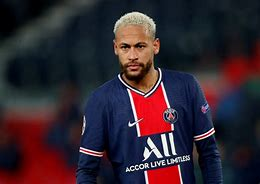
#> input picture download.jpg, 260 x 184 px
$ python basic.py
#> lines starting #> are read from the running program, lines starting #| are printed output that depends on the picture
import cv2
img=cv2.imread('download.jpg',0)
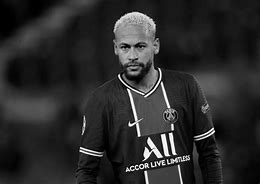
#> img: shape (184, 260); min 0, max 255, mean 42.9
print(img)
#> (printed output is left out)
cv2.imshow("image is here",img)
cv2.waitKey(1000)
cv2.destroyAllWindows()

$ run again, with bloom.png saved as download.jpg
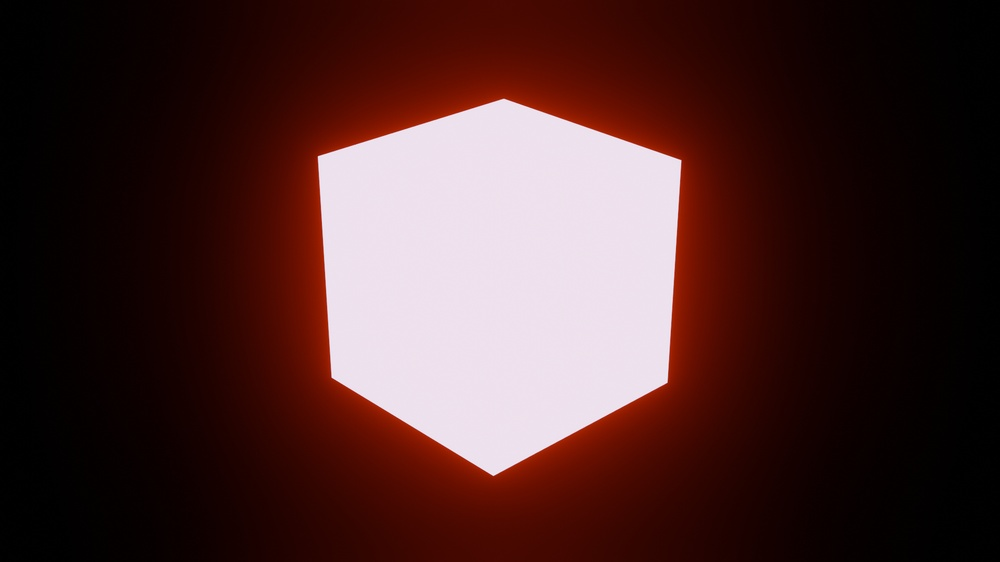
#> input picture bloom.png, 1000 x 562 px, shrunk from 1920 x 1080 before the run
#> `img=cv2.imread('download.jpg',0)`:
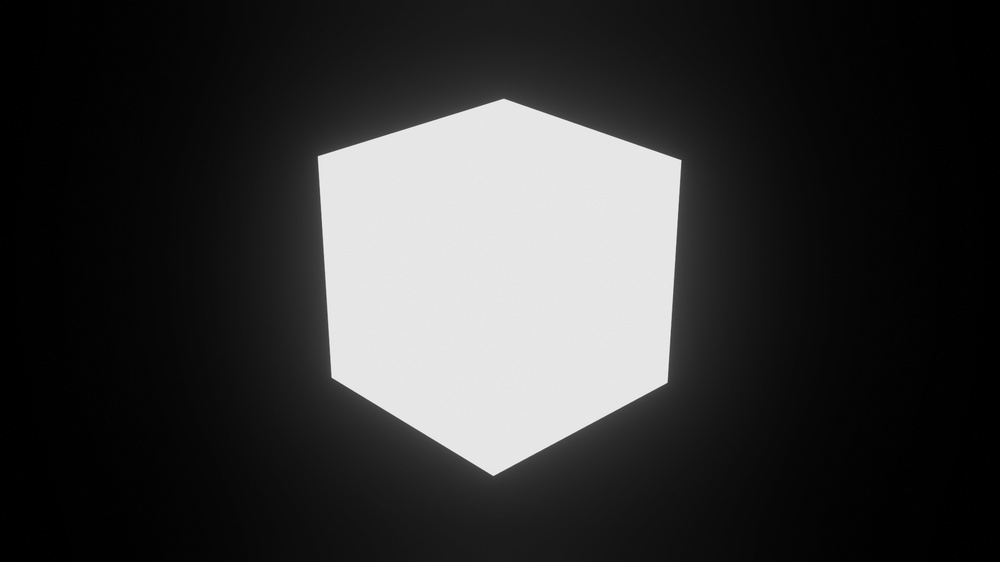
#> img: shape (562, 1000); min 0, max 242, mean 54.5
#> (printed output is left out)
